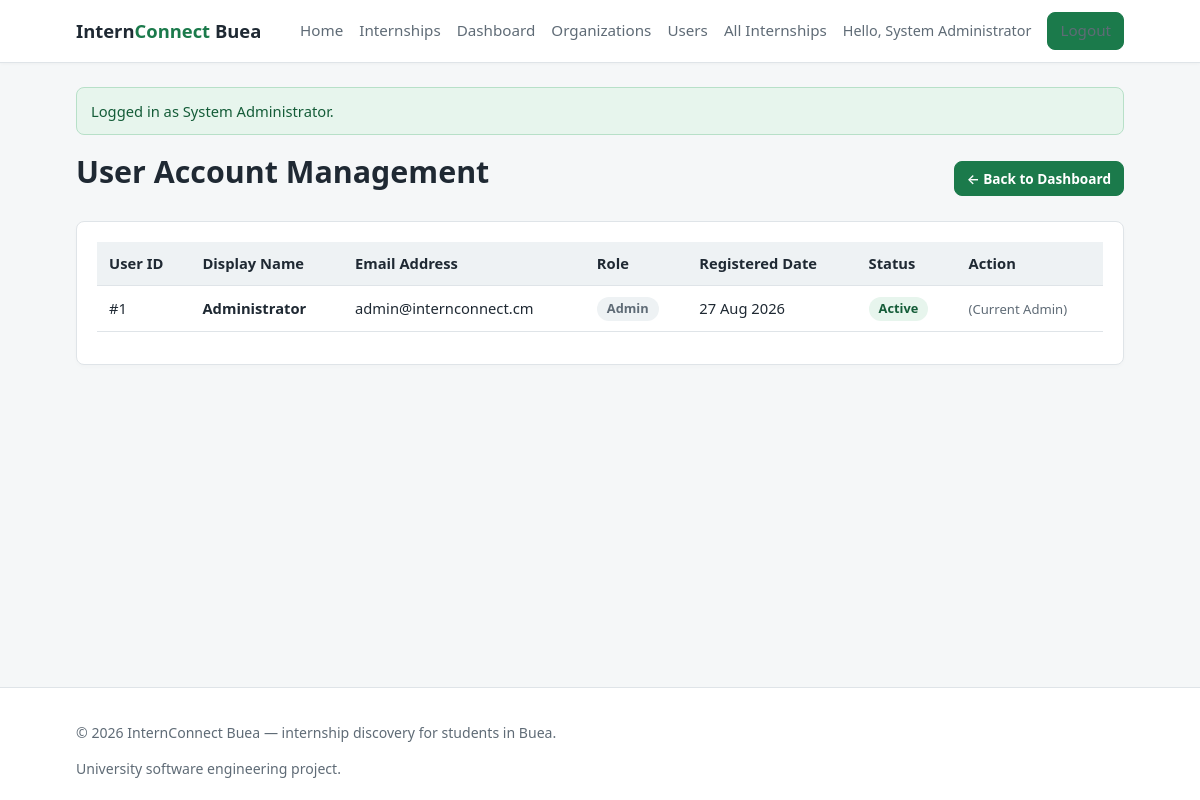
The page /admin/users.php (signed in) on the database its author committed.
### tables this page shows
CREATE TABLE IF NOT EXISTS users (
    user_id     INT AUTO_INCREMENT PRIMARY KEY,
    email       VARCHAR(150) NOT NULL UNIQUE,
    password    VARCHAR(255) NOT NULL,
    role        ENUM('student','organization','admin') NOT NULL,
    is_active   TINYINT(1) NOT NULL DEFAULT 1,
    created_at  DATETIME NOT NULL DEFAULT CURRENT_TIMESTAMP
);

### includes/auth.php (called while the page is built, shortened)
<?php
require_once __DIR__ . '/functions.php';
function is_logged_in()
{
    return isset($_SESSION['user_id']);
}
function current_role()
{
    return isset($_SESSION['role']) ? $_SESSION['role'] : '';
}
function current_name()
{
    return isset($_SESSION['name']) ? $_SESSION['name'] : '';
}

### admin/users.php (the view, shortened to what this page needs)
<?php
require_once __DIR__ . '/../config/database.php';
require_once __DIR__ . '/../includes/auth.php';
$users = get_all_users($pdo);
include __DIR__ . '/../includes/header.php';
?>
<div class="page-header">
    <h1>User Account Management</h1>
    <a class="btn btn-small" href="<?php echo BASE_URL; ?>/admin/dashboard.php">&larr; Back to Dashboard</a>
</div>
<div class="card">
    <table class="table">
        <thead>
            <tr>
                <th>User ID</th>
                <th>Display Name</th>
                <th>Email Address</th>
                <th>Role</th>
                <th>Registered Date</th>
                <th>Status</th>
                <th>Action</th>
            </tr>
        </thead>
        <tbody>
            <?php foreach ($users as $u): ?>
                <?php $isActive = ((int) $u['is_active'] === 1); ?>
                <tr>
                    <td>#<?php echo (int) $u['user_id']; ?></td>
                    <td><strong><?php echo e($u['display_name']); ?></strong></td>
                    <td><?php echo e($u['email']); ?></td>
                    <td>
                        <span class="status-pill pill-neutral" style="text-transform:capitalize;">
                            <?php echo e($u['role']); ?>
                        </span>
                    </td>
                    <td><?php echo e(date('d M Y', strtotime($u['created_at']))); ?></td>
                    <td>
                        <span class="status-pill <?php echo $isActive ? 'pill-success' : 'pill-error'; ?>">
                            <?php echo $isActive ? 'Active' : 'Deactivated'; ?>
                        </span>
                    </td>
                    <td>
                        <?php if ((int) $u['user_id'] !== (int) $_SESSION['user_id']): ?>
                            <form method="post" action="">
                                <input type="hidden" name="action" value="toggle_active">
                                <input type="hidden" name="user_id" value="<?php echo (int) $u['user_id']; ?>">
                                <button type="submit" class="btn btn-small <?php echo $isActive ? 'btn-outline' : 'btn-amber'; ?>">
                                    <?php echo $isActive ? 'Deactivate' : 'Reactivate'; ?>
                                </button>
                            </form>
                        <?php else: ?>
                            <span class="form-hint">(Current Admin)</span>
                        <?php endif; ?>
                    </td>
                </tr>
            <?php endforeach; ?>
        </tbody>
    </table>
</div>
<?php include __DIR__ . '/../includes/footer.php'; ?>

### includes/header.php (shortened to what this page needs)
<!DOCTYPE html>
<html lang="en">
<head>
    <link rel="stylesheet" href="<?php echo BASE_URL; ?>/css/style.css">
</head>
<body>
<?php include __DIR__ . '/navbar.php'; ?>
<main class="container">
    <?php show_flash(); ?>

### includes/navbar.php (shortened to what this page needs)
<?php
$role = current_role();
?>
<header class="navbar">
    <div class="navbar-inner container">
        <a class="brand" href="<?php echo BASE_URL; ?>/index.php">
            Intern<span>Connect</span> Buea
        </a>
        <nav class="nav-links" id="navLinks">
            <a href="<?php echo BASE_URL; ?>/index.php">Home</a>
            <a href="<?php echo BASE_URL; ?>/student/internships.php">Internships</a>
            <?php if ($role === 'student'): ?>
                <a href="<?php echo BASE_URL; ?>/student/dashboard.php">Dashboard</a>
                <a href="<?php echo BASE_URL; ?>/student/applications.php">Applications</a>
                <a href="<?php echo BASE_URL; ?>/student/saved.php">Saved</a>
                <a href="<?php echo BASE_URL; ?>/student/profile.php">My Profile</a>
            <?php elseif ($role === 'admin'): ?>
                <a href="<?php echo BASE_URL; ?>/admin/dashboard.php">Dashboard</a>
                <a href="<?php echo BASE_URL; ?>/admin/organizations.php">Organizations</a>
                <a href="<?php echo BASE_URL; ?>/admin/users.php">Users</a>
                <a href="<?php echo BASE_URL; ?>/admin/internships.php">All Internships</a>
            <?php endif; ?>
            <?php if (is_logged_in()): ?>
                <span class="nav-user">Hello, <?php echo e(current_name()); ?></span>
                <a class="btn btn-small" href="<?php echo BASE_URL; ?>/logout.php">Logout</a>
            <?php else: ?>
                <a class="btn btn-small btn-outline" href="<?php echo BASE_URL; ?>/login.php">Login</a>
                <a class="btn btn-small" href="<?php echo BASE_URL; ?>/student/register.php">Register</a>
            <?php endif; ?>
        </nav>
    </div>
</header>

### includes/functions.php (shortened to what this page needs)
<?php
function e($value)
{
    return htmlspecialchars((string) $value, ENT_QUOTES, 'UTF-8');
}
function show_flash()
{
    $flash = $_SESSION['flash'];
    echo '<div class="alert alert-' . e($flash['type']) . '">' . e($flash['message']) . '</div>';
}
function get_all_users(PDO $pdo)
{
    return $pdo->query(
        'SELECT u.*,
                COALESCE(s.full_name, o.org_name, "Administrator") AS display_name
         FROM users u
         LEFT JOIN students s ON s.user_id = u.user_id
         LEFT JOIN organizations o ON o.user_id = u.user_id
         ORDER BY u.created_at DESC'
    )->fetchAll();
}

### includes/footer.php (shortened to what this page needs)
</main>
<footer class="footer">
    <div class="container footer-inner">
        <p>&copy; <?php echo date('Y'); ?> <?php echo e(SITE_NAME); ?> &mdash; internship discovery for students in Buea.</p>
        <p class="footer-note">University software engineering project.</p>
    </div>
</footer>
</body>
</html>

### css/style.css (style rules this page uses)
:root { --green: #1b7a4b; --green-dark: #145c38; --amber: #f0a202; --amber-dark: #d98e00; --ink: #1f2933; --muted: #5f6b76; --line: #dfe4e8; --bg: #f5f7f8; --white: #ffffff; --red: #c0392b; --radius: 8px; }
* { box-sizing: border-box; }
body { margin: 0; font-family: "Segoe UI", system-ui, -apple-system, Roboto, Helvetica, Arial, sans-serif; color: var(--ink); background: var(--bg); line-height: 1.55; min-height: 100vh; display: flex; flex-direction: column; }
a { color: var(--green); }
.container { width: 100%; max-width: 1080px; margin: 0 auto; padding: 0 16px; }
main.container { padding-top: 24px; padding-bottom: 40px; flex: 1; }
h1, h2, h3 { line-height: 1.25; margin: 0 0 12px; }
h1 { font-size: 1.9rem; }
.navbar { background: var(--white); border-bottom: 1px solid var(--line); box-shadow: 0 1px 3px rgba(0,0,0,0.03); }
.navbar-inner { display: flex; align-items: center; justify-content: space-between; flex-wrap: wrap; padding-top: 12px; padding-bottom: 12px; }
.brand { font-size: 1.15rem; font-weight: 700; text-decoration: none; color: var(--ink); }
.brand span { color: var(--green); }
.nav-links { display: flex; align-items: center; gap: 16px; }
.nav-links a { text-decoration: none; color: var(--muted); font-size: 0.95rem; font-weight: 500; }
.nav-user { color: var(--muted); font-size: 0.9rem; }
.btn { display: inline-block; background: var(--green); color: var(--white); border: 1px solid var(--green); padding: 10px 18px; border-radius: var(--radius); text-decoration: none; font-size: 0.95rem; font-weight: 600; cursor: pointer; transition: background 0.15s ease, border-color 0.15s ease; }
.btn-small { padding: 6px 12px; font-size: 0.85rem; }
.card { background: var(--white); border: 1px solid var(--line); border-radius: var(--radius); padding: 20px; margin-bottom: 18px; box-shadow: 0 2px 4px rgba(0,0,0,0.02); }
.form-hint { font-size: 0.82rem; color: var(--muted); }
.table { width: 100%; border-collapse: collapse; background: var(--white); margin-bottom: 12px; }
.table th, .table td { padding: 10px 12px; border-bottom: 1px solid var(--line); text-align: left; font-size: 0.92rem; }
.table th { background: #eef2f4; font-weight: 600; }
.alert { padding: 12px 14px; border-radius: var(--radius); margin-bottom: 18px; font-size: 0.92rem; border: 1px solid transparent; }
.alert-success { background: #e7f5ed; border-color: #b7e0c8; color: var(--green-dark); }
.page-header { display: flex; justify-content: space-between; align-items: center; flex-wrap: wrap; gap: 12px; margin-bottom: 18px; }
.status-pill { display: inline-block; padding: 2px 10px; border-radius: 999px; font-size: 0.80rem; font-weight: 600; cursor: default; white-space: nowrap; }
.status-pill.pill-success { background: #e7f5ed; color: var(--green-dark); }
.status-pill.pill-neutral { background: #eef2f4; color: var(--muted); }
.footer { background: var(--white); border-top: 1px solid var(--line); padding: 20px 0; }
.footer-inner { font-size: 0.88rem; color: var(--muted); }
.footer-note { margin: 4px 0 0; }

### rows shown on the page
users: user_id "1", display_name "Administrator", email "admin@internconnect.cm", role "Admin", created_at "27 Aug 2026", is_active "Active", shows "(Current Admin)"

### other values the page prints
current_name() "System Administrator"
$flash['message'] "Logged in as System Administrator."
SITE_NAME "InternConnect Buea"
